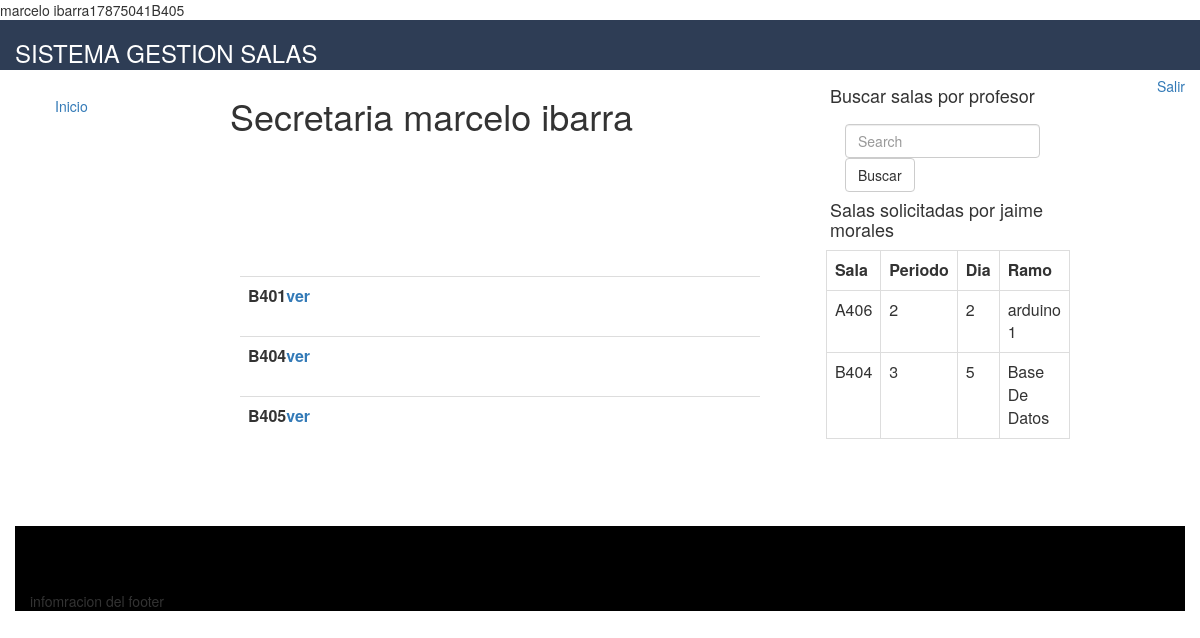
Page /inicios.php?nombre=jaime morales (signed in) on the committed database.
### tables this page shows
CREATE TABLE `usuario` (
  `RUT` char(8) NOT NULL,
  `DV` varchar(1) NOT NULL,
  `PASS` varchar(20) NOT NULL,
  `NOMBRE` varchar(20) NOT NULL,
  `CORREO` varchar(50) NOT NULL,
  `TELEFONO` int(10) NOT NULL,
  `TIPOUSUARIO` varchar(20) NOT NULL,
  `CODPISO` varchar(20) NOT NULL,
  `CODED` varchar(6) DEFAULT NULL
);

CREATE TABLE `sala` (
  `CODSALA` varchar(6) NOT NULL,
  `QR` varchar(10) NOT NULL,
  `CODPISO` varchar(6) NOT NULL
);

CREATE TABLE `solicitud` (
  `CODSOL` int(20) NOT NULL,
  `DIA` varchar(20) NOT NULL,
  `RAMO` varchar(40) NOT NULL,
  `PERIODO` int(20) NOT NULL,
  `SEMESTRE` varchar(20) NOT NULL,
  `RUT` char(9) NOT NULL,
  `CODSALA` varchar(6) NOT NULL
);

### inicios.php (the view, shortened to what this page needs)
<?php
$secre=$_SESSION['usuario'];
?>
<?php
 require "conec.php";
      $conn->setAttribute(PDO::ATTR_ERRMODE, PDO::ERRMODE_EXCEPTION);
      $sql = $conn->prepare("SELECT S.CODSALA,P.CODPISO,RUT,NOMBRE
 FROM  USUARIO U JOIN PISO P ON U.CODPISO=P.CODPISO JOIN SALA S ON S.CODPISO=P.CODPISO
 WHERE RUT='$secre'");
      $sql->execute();
    $resultado = $sql->fetchAll();
    $var= count ($resultado);
for ($i=0; $i <$var; $i++) {
  $sala1= $resultado[$i]['CODSALA'];
   $nombre =$resultado[$i]['NOMBRE'];
   $r =$resultado[$i]['RUT'];
 }
echo $r;
echo $sala1;
 ?>
 <!DOCTYPE html>
 <html>
 <head>
 	 <link rel="stylesheet" type="text/css" href="css/bootstrap.css">
 </head>
 <body>
 <div class="col-md-12 "  style="background-color: #2E3D55;  height:50px;" >
  <div class="left" > <font color="white"><h3>SISTEMA GESTION SALAS</h3></font>
<a href="Loginsession/cerrar_session.php" class="pull-right">Salir</a>
  </div>
<div class="row">
    <div class="col-md-4 col-lg-2 vcenter">
        <div style="height:30em;border:10px solid #FFF">
<div class="btn-group-vertical " style="border:0px solid #fff" >
<div class="container" style="width: 200px" >
  <ul class="nav nav-pills nav-stacked" role="tablist">
    <li ><a >Inicio</a></li>
  </ul>
</div>
</div>
  </div>
</div>
<div class="col-md-6   col-lg-15" style="background:   #fff ;">
<div class=" col-md-12 vcenter" >
          <h1>Secretaria <?php echo $nombre; ?></h1>
        </div>
<div class="col-md-12  vcenter" style="margin-top:100px" ;">
        <div style="height:20em;border:10px solid #fff">
<table style="border:10px solid #ccc"  class="table table-hover">
  <?php
 for ($i=0; $i < $var; $i++) {
      echo "<table class='table table-border' style='border:1px ' >
       <th>
       <span style='cursor: pointer;'>
                    ".$resultado[$i]['CODSALA']."<a href='vistasec.php?id=".$resultado[$i]['CODSALA']."'>ver</a>
        </span></th>
      </table>
";
    }
 ?>
 </table>
</div>
     </div>
</div>
<div class="col-md-3   col-lg-15" style="background:   #fff ;">
 <div class="col-md-12  vcenter" style="background:   #fff ;">
<h4>Buscar salas por profesor</h4>
<form action="inicios.php" class="navbar-form navbar-left" role="search">
        <div class="form-group">
          <input name='nombre' type="text" value"" maxlength="20" class="form-control" placeholder="Search">
        </div>
        <button type="submit" class="btn btn-default">Buscar</button>
      </form>
                <?php
 $nombre = $_REQUEST['nombre'];
          require "conec.php";
          $conn->setAttribute(PDO::ATTR_ERRMODE, PDO::ERRMODE_EXCEPTION);
       $sql = $conn->prepare(" SELECT CODSALA,PERIODO,DIA,RAMO, NOMBRE
 FROM SOLICITUD SOL join USUARIO U ON SOL.RUT=U.RUT
   WHERE  NOMBRE='$nombre'");
      $sql->execute();
    $resultado = $sql->fetchAll();
    $var= count ($resultado);
 ?>
<h4>Salas solicitadas por <?php echo $nombre; ?></h4>
            <table class="table table-bordered  pull-right" style='border:1px '>
                <th>Sala</th>
                <th>Periodo</th>
                      <th>Dia</th>
                      <th>Ramo</th>
<?php
                      for ($i=0; $i < $var; $i++) {
              echo "
            <tr>
              <td>".$resultado[$i]['CODSALA']."</td>
              <td>".$resultado[$i]['PERIODO']."</td>
              <td>".$resultado[$i]['DIA']."</td>
              <td>".$resultado[$i]['RAMO']."</td>
            </tr>
";
          }?>
</table>
          </div>
          </div>
    </div>
 </body>
<footer>
 <div class="container-fluid">
         <div class="row">
<div class="col-md-12 " ;" style="background:#000000;">
<div style="width: 100%; height:65px ;"></div>infomracion del footer
</div>
</div>
</div>
 </footer>
 </html>

### rows in the picture
usuario: RUT "17875041", NOMBRE "marcelo ibarra", sala.CODSALA "B401", sala.CODSALA "B404", sala.CODSALA "B405"
sala: CODSALA "B405"
solicitud: CODSALA "A406", PERIODO "2", DIA "2", RAMO "arduino 1"
solicitud: CODSALA "B404", PERIODO "3", DIA "5", RAMO "Base De Datos"

### other values in the picture
$nombre "jaime morales"
